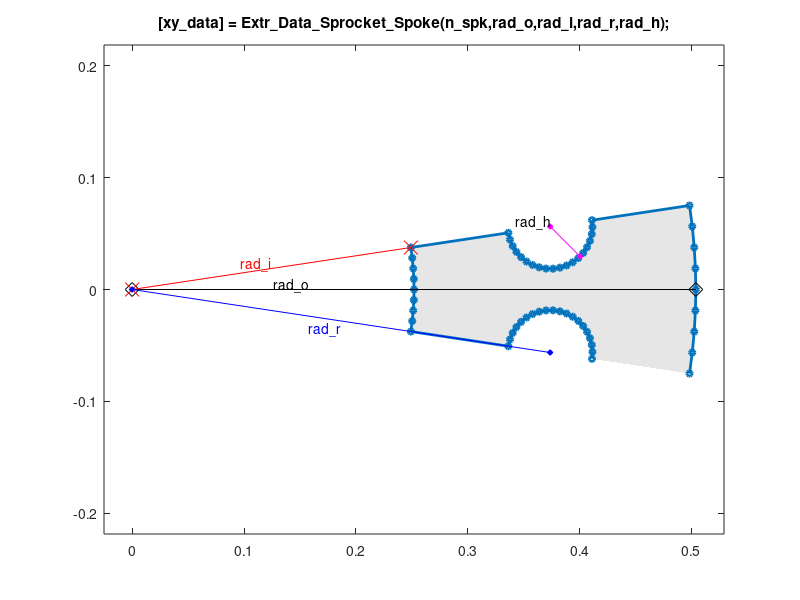

The MATLAB source for this figure:
function [xy_data] = Extr_Data_Sprocket_Spoke(n_spk, rad_o, rad_i, rad_r, rad_h,varargin)
%Extr_Data_Sprocket_Spoke Produce extrusion data for a cam formed from two circles.
%   [xy_data] = Extr_Data_Sprocket_Spoke(n_spk, rad_o, rad_i, rad_r, rad_h)
%   This function returns x-y data for a cam formed from two circles
%   that are connected by lines tangent to the circles.
%
%   You can specify:
%       Number of spokes (for sweep angle)     n_spk
%       Outer radius                           rad_o
%       Inner radius                           rad_i
%       Radius to hole center                  rad_r
%       Radius of hole                         rad_h
%
%   To see a plot showing parameter values, enter the name
%   of the function with no arguments
%   >> Extr_Data_Sprocket_Spoke
%
%   To see a plot created with your parameter values,
%   add 'plot' as the final argument
%   >> Extr_Data_Sprocket_Spoke(21,0.5,0.25,0.375,0.0375,'plot')

% Copyright 2012-2024 The MathWorks, Inc.

% Default data to show diagram
if (nargin == 0)
    n_spk = 21;
    rad_o = 0.504;
    rad_i = rad_o/2;
    rad_r = rad_o*3/4;
    rad_h = rad_o*0.075;
end

% Check if plot should be produced
if (isempty(varargin))
    showplot = 'n';
else
    showplot = varargin;
end

% Outer and inner arc
npts_arc  = ceil(360/n_spk/2);
sweep_arc = 360/n_spk;
angle_arc = linspace(0,sweep_arc,npts_arc)';
arc_o    = [sind(angle_arc) cosd(angle_arc)]*rad_o;
arc_i    = [sind(angle_arc) cosd(angle_arc)]*rad_i;

npts_hole   = 20;
angles_hole = linspace(0,180,npts_hole)';
arc_h       = [sind(angles_hole) cosd(angles_hole)]*rad_h;
arc_h_off_A = arc_h + [0 rad_r];

RR = [cosd(sweep_arc) -sind(sweep_arc);       % Rotation matrix
      sind(sweep_arc) cosd(sweep_arc)];             
arc_h_off_B = (arc_h_off_A.*[-1 1])*RR;

xy_spoke =[...
    flipud(arc_o);...
    arc_h_off_A;...
    arc_i;...
    flipud(arc_h_off_B)];

RRbh = [cosd(-sweep_arc*0.5+90) -sind(-sweep_arc*0.5+90);       % Rotation matrix
        sind(-sweep_arc*0.5+90)  cosd(-sweep_arc*0.5+90)];             

xy_data = xy_spoke*RRbh;

% Plot diagram to show parameters and extrusion
if (nargin == 0 || strcmpi(showplot,'plot'))
    
    % Figure name
    figString = ['h1_' mfilename];
    % Only create a figure if no figure exists
    figExist = 0;
    fig_hExist = evalin('base',['exist(''' figString ''')']);
    if (fig_hExist)
        figExist = evalin('base',['ishandle(' figString ') && strcmp(get(' figString ', ''type''), ''figure'')']);
    end
    if ~figExist
        fig_h = figure('Name',figString);
        assignin('base',figString,fig_h);
    else
        fig_h = evalin('base',figString);
    end
    figure(fig_h)
    clf(fig_h)
    
    % Plot extrusion data
    patch(xy_data(:,1),xy_data(:,2),[1 1 1]*0.90,'EdgeColor','none');
    hold on
    plot(xy_data(:,1),xy_data(:,2),'-','Marker','o','MarkerSize',4,'LineWidth',2);
    set(gca,'XLim',[-rad_o*0.05 rad_o*1.05]);
    
    % Show parameters
    hold on
    plot([0 rad_o],[0 0],'k-d','MarkerSize',10);
    text(rad_o/4,0,'rad\_o','VerticalAlignment','baseline');

    plot([0 rad_i*cosd(sweep_arc/2)],[0 rad_i*sind(sweep_arc/2)],'r-x','MarkerSize',10,'MarkerFaceColor','r');
    text(rad_i*cosd(sweep_arc/2)/2,rad_i*sind(sweep_arc/2)/2,'{\color{red}rad\_i}',...
        'HorizontalAlignment','right','VerticalAlignment','baseline');

    plot([0 rad_r*cosd(-sweep_arc/2)],[0 rad_r*sind(-sweep_arc/2)],'b-d','MarkerSize',4,'MarkerFaceColor','b');
    text(rad_r*cosd(-sweep_arc/2)/2,rad_r*sind(-sweep_arc/2)/2,'{\color{blue}rad\_r}',...
        'HorizontalAlignment','right','VerticalAlignment','top');

    plot([0 rad_h*cosd(-45)]+rad_r*cosd(sweep_arc/2),...
        [0 rad_h*sind(-45)]+rad_r*sind(sweep_arc/2),'m-d','MarkerSize',4,'MarkerFaceColor','m');
    text(rad_r*cosd(sweep_arc/2),rad_r*sind(sweep_arc/2),'rad\_h',...
        'HorizontalAlignment','right','VerticalAlignment','baseline');

    title('[xy\_data] = Extr\_Data\_Sprocket\_Spoke(n\_spk,rad\_o,rad\_i,rad\_r,rad\_h);');
    hold off
    box on
    clear xy_data
    axis('equal');

end
